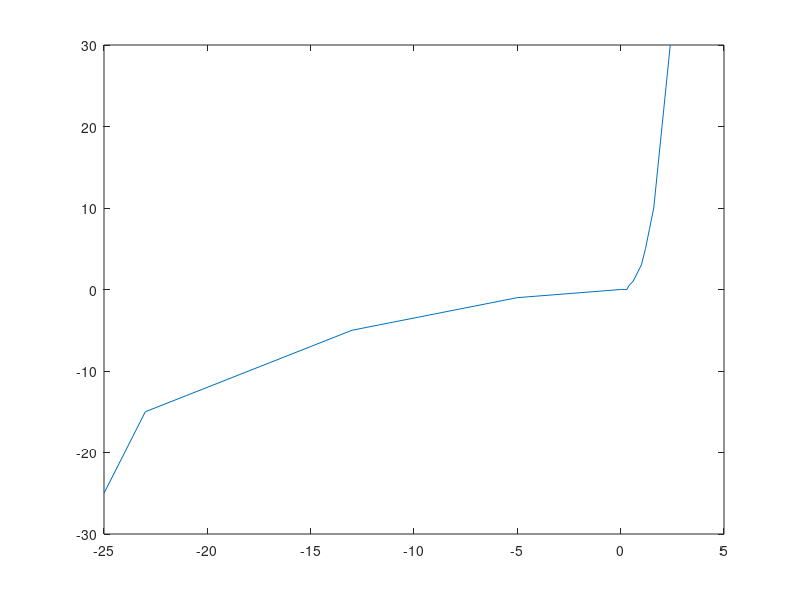

Write the MATLAB code that produced this figure.
V=[-25,-23,-21,-19,-17,-15,-13,-11,-9,-7,-5,0,0.1,0.2,0.3,0.4,0.6,0.8,1,1.2,1.4,1.6,1.8,2.0,2.2,2.4]
I=[-25,-15,-13,-11,-9,-7,-5,-4,-3,-2,-1,0,0,0,0,0.5,1,2,3,5,7.5,10,15,20,25,30]
plot(V,I)
